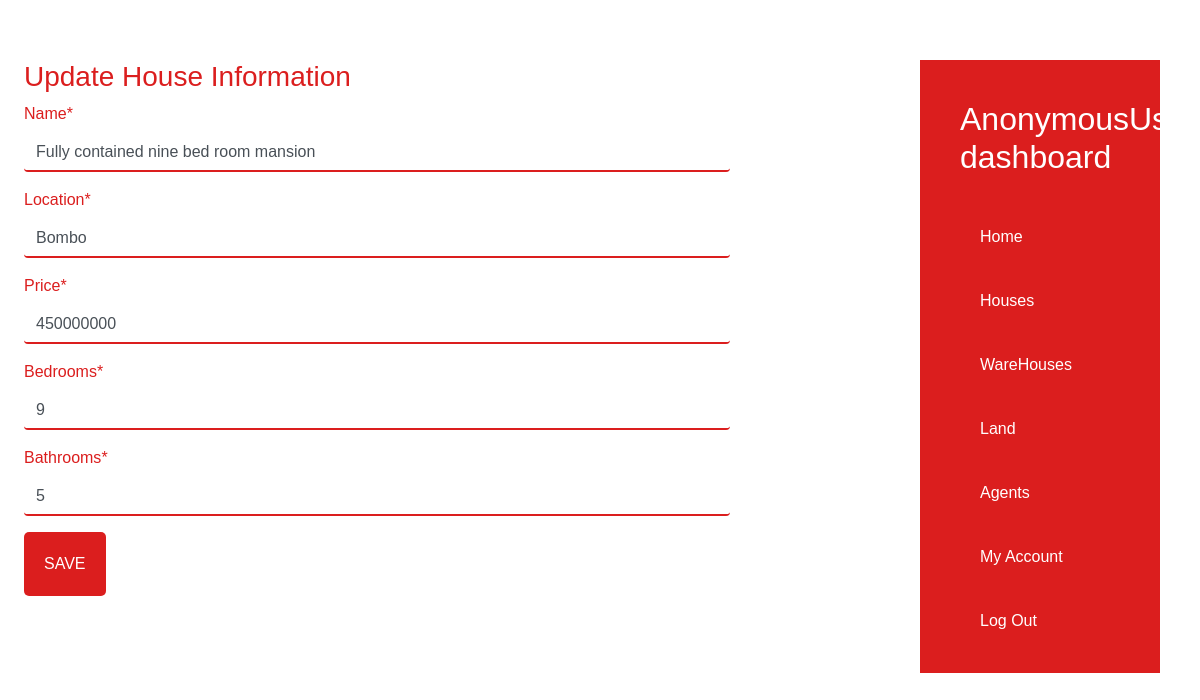
The page /update_house/3/ on the database as committed earlier.
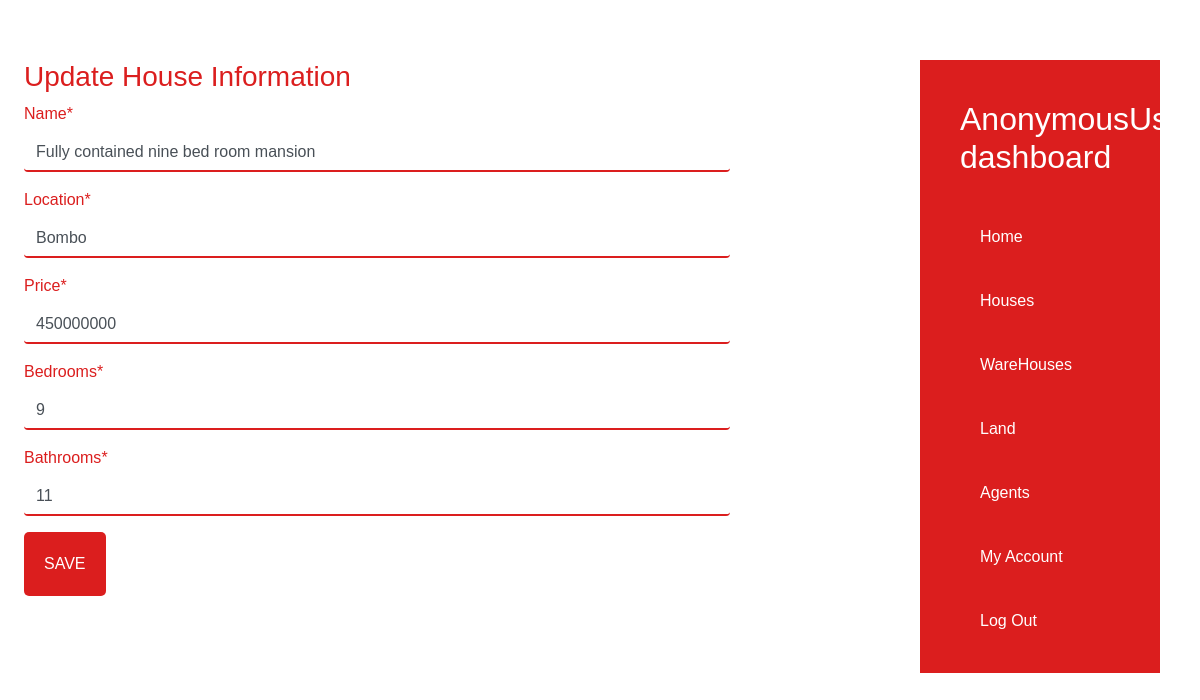
The same page on the database as committed later.
### properties/models.py (models this page shows, shortened)
class House(models.Model):
    name=models.CharField(max_length=40)
    price=models.IntegerField()
    location=models.CharField(max_length=25)
    bedrooms=models.IntegerField()
    bathrooms=models.IntegerField()
    toilets=models.IntegerField()
    swimming_pool=models.BooleanField()
    agent=models.ForeignKey(User,on_delete=models.CASCADE)
    uploaded=models.DateField(auto_now_add=True)

### properties/views.py (the view)
# urls.py: path('update_house/<pk>/',views.HouseUpdateView.as_view(),name='house_update'),
class HouseUpdateView(UpdateView):
    model = House
    fields=['name','location','price','bedrooms','bathrooms']
    template_name = "properties/houseupdate.html"
    success_url='/houses/'

### properties/templates/properties/houseupdate.html (shortened to what this page needs)
{% extends 'properties/dashboard.html' %}
{% load crispy_forms_tags %}
{% block content %}
<div class="dash-form">
    <h3>Update House Information</h3>
    <form action="" method="post">
        {{ form |crispy}}
        <input type="submit" value="Save" class="mybtn">
    </form>
</div>
{% endblock content %}

Rows that differ between the two databases and show on the page:
changed House "Fully contained nine bed room mansion": bathrooms "5" → "11"
